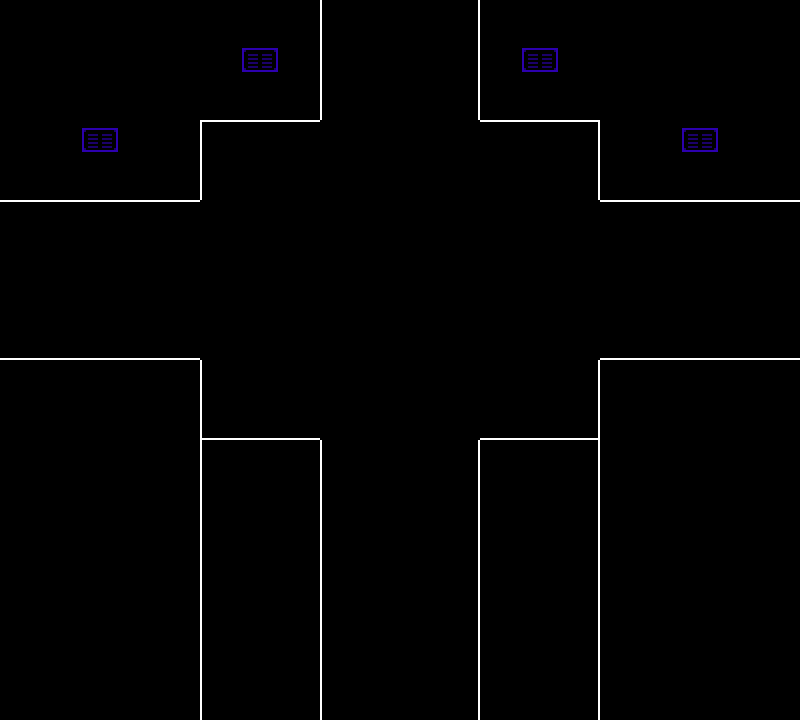

The image is a tile-based game level rendered from a .tmx file. Its description and complete source (layers, tilesets, objects, tile grids) follow:
An orthogonal 20x18 tile map with 40x40 px tiles, 1 tile layer (Tile Layer 1), 2 tilesets and 31 objects (4x transition, 4x interactable, savepoint, forcefield, spawn, ...).

<map version="1.9" tiledversion="1.9.0" orientation="orthogonal" renderorder="right-down" width="20" height="18" tilewidth="40" tileheight="40" infinite="0" nextlayerid="6" nextobjectid="32">
 <editorsettings>
  <export target="data.lua" format="lua" />
 </editorsettings>
 <properties>
  <property name="border" value="simple" />
  <property name="music" value="deltarune/wind_highplace" />
  <property name="name" value="??? - Crossroads" />
 </properties>
 <tileset firstgid="1" source="../../../../../../tilesets/thoughts.tsx" />
 <tileset firstgid="10" source="../../../../../../tilesets/devroom.tsx" />
 <objectgroup id="5" name="objects_bg" />
 <layer id="1" name="Tile Layer 1" width="20" height="18">
  <data encoding="csv">
0,0,0,0,0,0,0,0,4,5,5,6,0,0,0,0,0,0,0,0,
0,0,0,0,0,0,37,0,4,5,5,6,0,37,0,0,0,0,0,0,
0,0,0,0,0,0,0,0,4,5,5,6,0,0,0,0,0,0,0,0,
0,0,37,0,0,1,2,2,5,5,5,5,2,2,3,0,0,37,0,0,
0,0,0,0,0,4,5,5,5,5,5,5,5,5,6,0,0,0,0,0,
2,2,2,2,2,5,5,5,5,5,5,5,5,5,5,2,2,2,2,2,
5,5,5,5,5,5,5,5,5,5,5,5,5,5,5,5,5,5,5,5,
5,5,5,5,5,5,5,5,5,5,5,5,5,5,5,5,5,5,5,5,
8,8,8,8,8,5,5,5,5,5,5,5,5,5,5,8,8,8,8,8,
5,5,5,5,5,4,5,5,5,5,5,5,5,5,6,5,5,5,5,5,
5,5,5,5,5,7,8,8,5,5,5,5,8,8,9,5,5,5,5,5,
5,5,5,5,5,4,5,5,4,5,5,6,5,5,6,5,5,5,5,5,
5,5,5,5,5,4,5,5,4,5,5,6,5,5,6,5,5,5,5,5,
5,5,5,5,5,4,5,5,4,5,5,6,5,5,6,5,5,5,5,5,
5,5,5,5,5,4,5,5,4,5,5,6,5,5,6,5,5,5,5,5,
5,5,5,5,5,4,5,5,4,5,5,6,5,5,6,5,5,5,5,5,
5,5,5,5,5,4,5,5,4,5,5,6,5,5,6,5,5,5,5,5,
5,5,5,5,5,4,5,5,4,5,5,6,5,5,6,5,5,5,5,5
</data>
 </layer>
 <objectgroup id="2" name="collision">
  <object id="1" x="200" y="440" width="120" height="40" />
  <object id="2" x="280" y="480" width="40" height="240" />
  <object id="3" x="480" y="480" width="40" height="240" />
  <object id="4" x="480" y="440" width="120" height="40" />
  <object id="5" x="600" y="360" width="40" height="80" />
  <object id="6" x="640" y="360" width="160" height="40" />
  <object id="7" x="640" y="160" width="160" height="40" />
  <object id="8" x="600" y="120" width="40" height="80" />
  <object id="9" x="480" y="80" width="120" height="40" />
  <object id="10" x="480" y="0" width="40" height="80" />
  <object id="11" x="280" y="0" width="40" height="80" />
  <object id="12" x="200" y="80" width="120" height="40" />
  <object id="13" x="160" y="120" width="40" height="80" />
  <object id="14" x="0" y="160" width="160" height="40" />
  <object id="15" x="160" y="360" width="40" height="80" />
  <object id="16" x="0" y="360" width="160" height="40" />
 </objectgroup>
 <objectgroup id="3" name="objects">
  <object id="17" name="savepoint" x="400" y="280">
   <point />
  </object>
  <object id="18" name="transition" x="-40" y="200" width="40" height="160">
   <properties>
    <property name="map" value="devhotel/rooms/room_001/thoughts/left1" />
    <property name="marker" value="east" />
   </properties>
  </object>
  <object id="19" name="transition" x="320" y="-40" width="160" height="40">
   <properties>
    <property name="map" value="devhotel/rooms/room_001/thoughts/corridor" />
    <property name="marker" value="south" />
   </properties>
  </object>
  <object id="20" name="transition" x="800" y="200" width="40" height="160">
   <properties>
    <property name="map" value="devhotel/rooms/room_001/thoughts/right" />
    <property name="marker" value="entry" />
   </properties>
  </object>
  <object id="21" name="transition" x="320" y="720" width="160" height="40">
   <properties>
    <property name="map" value="devhotel/rooms/room_001/thoughts/entrance" />
    <property name="marker" value="entry" />
   </properties>
  </object>
  <object id="27" name="forcefield" x="320" y="80" width="160" height="40">
   <properties>
    <property name="cond" value="not Game:getFlag(&quot;thoughts_leftend&quot;) or not Game:getFlag(&quot;thoughts_rightend&quot;)" />
   </properties>
  </object>
  <object id="28" name="interactable" x="240" y="80" width="40" height="40">
   <properties>
    <property name="text1" value="* In order to pass,[wait:5] one must prove both their strength and their wits." />
   </properties>
  </object>
  <object id="29" name="interactable" x="520" y="80" width="40" height="40">
   <properties>
    <property name="text1" value="* Prove yourself worthy,[wait:5] and you may pass." />
   </properties>
  </object>
  <object id="30" name="interactable" x="80" y="160" width="40" height="40">
   <properties>
    <property name="text1" value="* The Path of Strength" />
   </properties>
  </object>
  <object id="31" name="interactable" x="680" y="160" width="40" height="40">
   <properties>
    <property name="text1" value="* The Path of Wits" />
   </properties>
  </object>
 </objectgroup>
 <objectgroup id="4" name="markers">
  <object id="22" name="spawn" x="400" y="360">
   <point />
  </object>
  <object id="23" name="south" x="400" y="680">
   <point />
  </object>
  <object id="24" name="west" x="40" y="280">
   <point />
  </object>
  <object id="25" name="north" x="400" y="40">
   <point />
  </object>
  <object id="26" name="east" x="760" y="280">
   <point />
  </object>
 </objectgroup>
</map>
